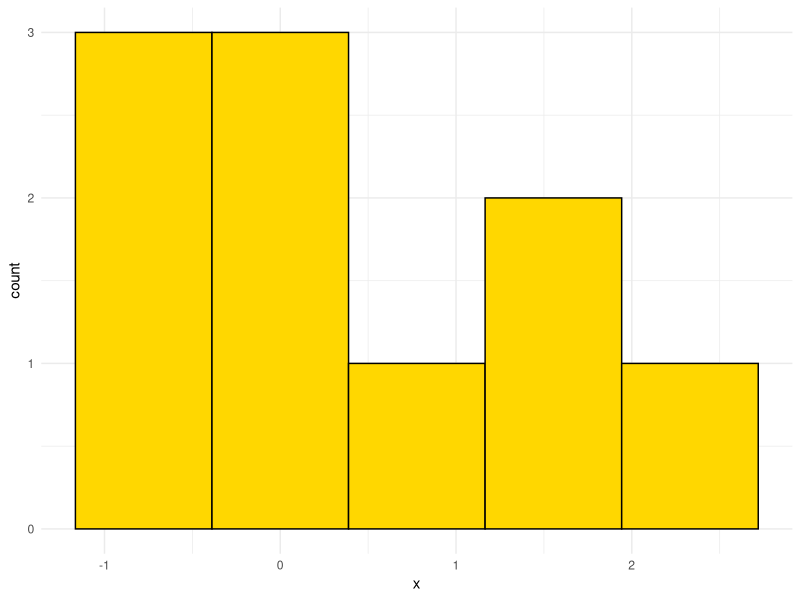
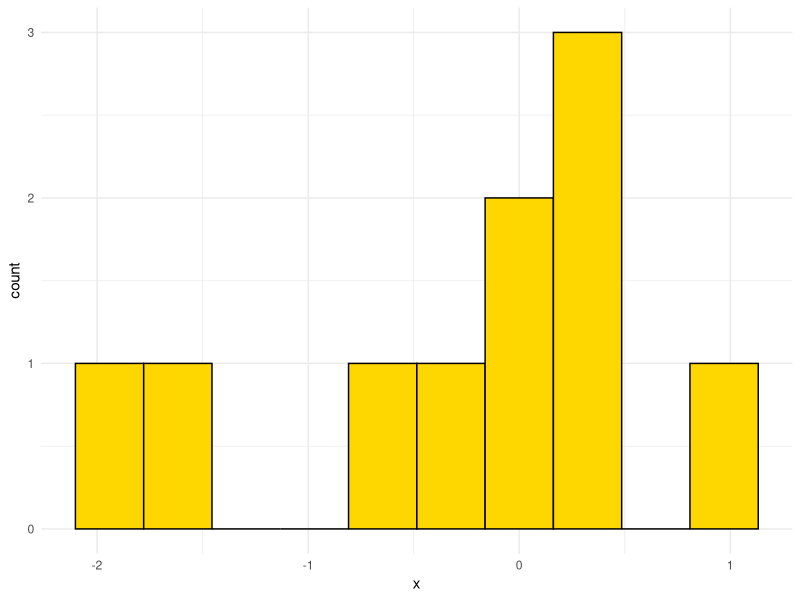
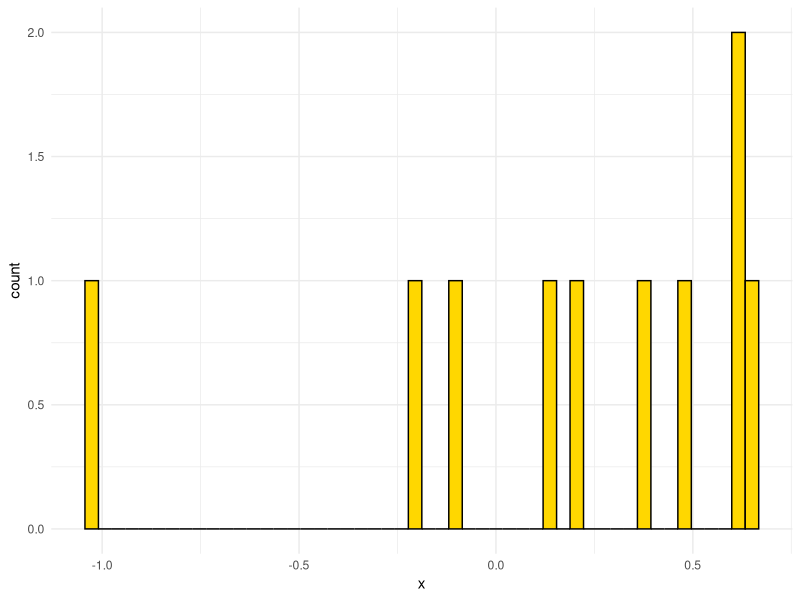
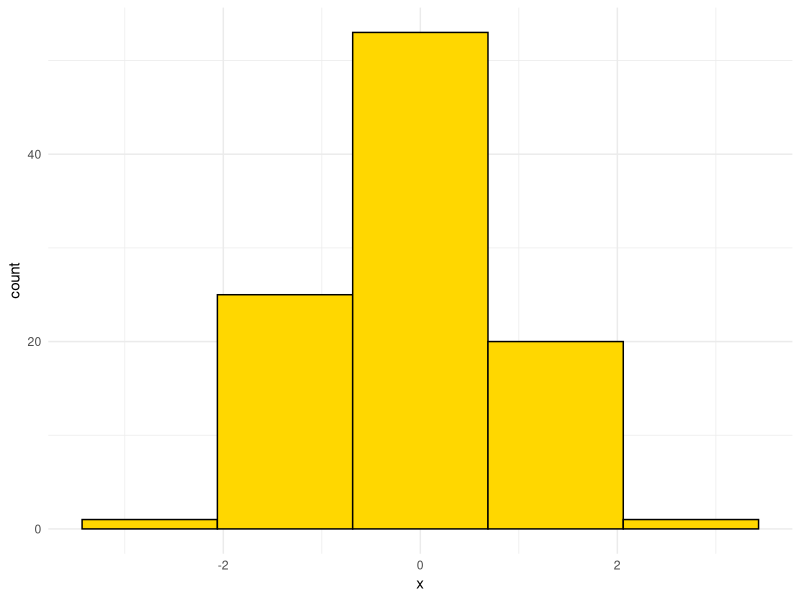
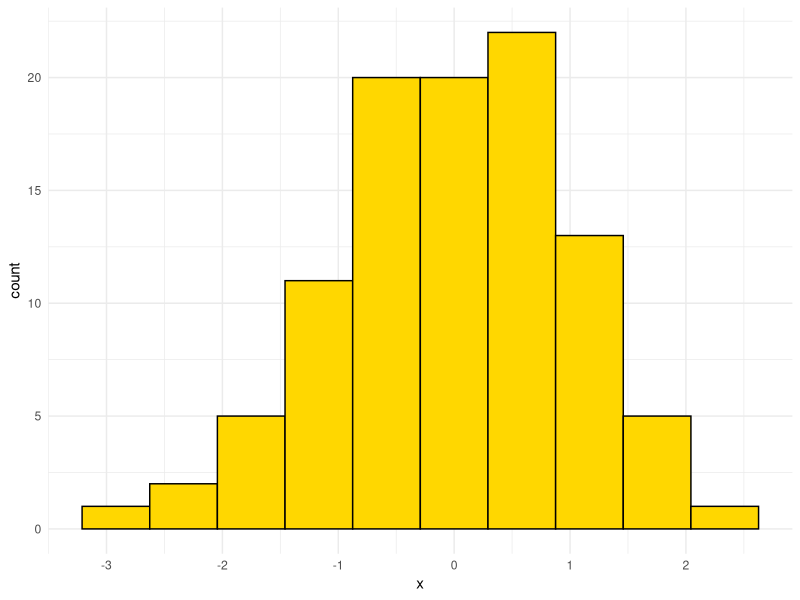
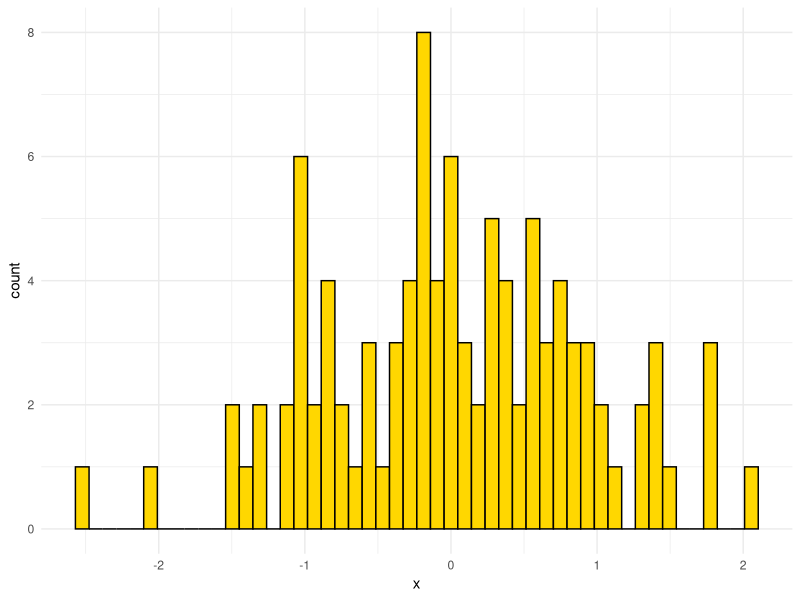
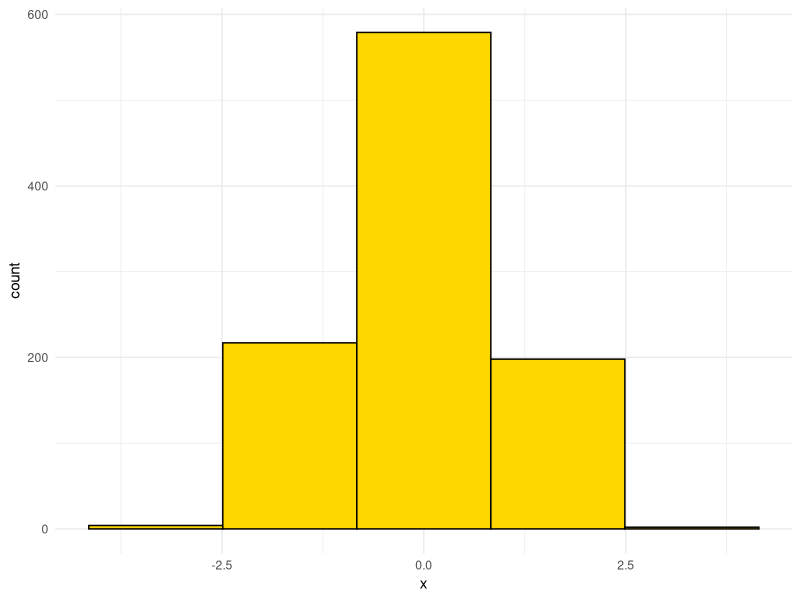
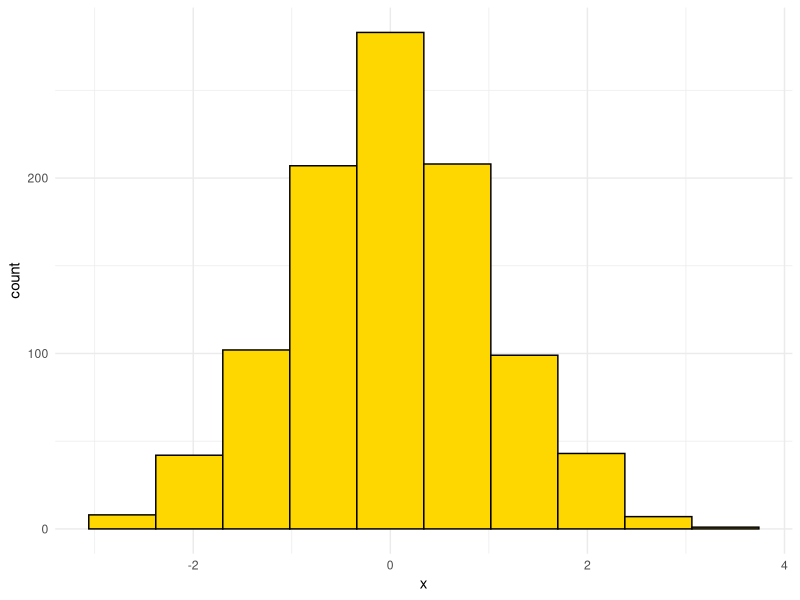

Write the R code that produced these figures, in order.
## ---- chunk 1
# DON'T TOUCH THIS
knitr::opts_chunk$set(echo = TRUE)
library(ggplot2)

## ---- chunk 2

## ---- chunk 3
hist_data <- data.frame(x = rnorm(n = 10))
ggplot(data = hist_data,
       mapping = aes(x = x)) +
    geom_histogram(bins = 5, fill = "gold", colour = "black") +
    theme_minimal()
## ---- chunk 4
hist_data <- data.frame(x = rnorm(n = 10))
ggplot(data = hist_data,
       mapping = aes(x = x)) +
    geom_histogram(bins = 10, fill = "gold", colour = "black") +
    theme_minimal()
## ---- chunk 5
hist_data <- data.frame(x = rnorm(n = 10))
ggplot(data = hist_data,
       mapping = aes(x = x)) +
    geom_histogram(bins = 50, fill = "gold", colour = "black") +
    theme_minimal()
## ---- chunk 6
hist_data <- data.frame(x = rnorm(n = 100))
ggplot(data = hist_data,
       mapping = aes(x = x)) +
    geom_histogram(bins = 5, fill = "gold", colour = "black") +
    theme_minimal()
## ---- chunk 7
hist_data <- data.frame(x = rnorm(n = 100))
ggplot(data = hist_data,
       mapping = aes(x = x)) +
    geom_histogram(bins = 10, fill = "gold", colour = "black") +
    theme_minimal()
## ---- chunk 8
hist_data <- data.frame(x = rnorm(n = 100))
ggplot(data = hist_data,
       mapping = aes(x = x)) +
    geom_histogram(bins = 50, fill = "gold", colour = "black") +
    theme_minimal()
## ---- chunk 9
hist_data <- data.frame(x = rnorm(n = 1000))
ggplot(data = hist_data,
       mapping = aes(x = x)) +
    geom_histogram(bins = 5, fill = "gold", colour = "black") +
    theme_minimal()
## ---- chunk 10
hist_data <- data.frame(x = rnorm(n = 1000))
ggplot(data = hist_data,
       mapping = aes(x = x)) +
    geom_histogram(bins = 10, fill = "gold", colour = "black") +
    theme_minimal()
## ---- chunk 11
hist_data <- data.frame(x = rnorm(n = 1000))
ggplot(data = hist_data,
       mapping = aes(x = x)) +
    geom_histogram(bins = 50, fill = "gold", colour = "black") +
    theme_minimal()
## ---- chunk 12
hist_data <- data.frame(x = rnorm(n = 10000))
ggplot(data = hist_data,
       mapping = aes(x = x)) +
    geom_histogram(bins = 5, fill = "gold", colour = "black") +
    theme_minimal()
## ---- chunk 13
hist_data <- data.frame(x = rnorm(n = 10000))
ggplot(data = hist_data,
       mapping = aes(x = x)) +
    geom_histogram(bins = 10, fill = "gold", colour = "black") +
    theme_minimal()
## ---- chunk 14
hist_data <- data.frame(x = rnorm(n = 10000))
ggplot(data = hist_data,
       mapping = aes(x = x)) +
    geom_histogram(bins = 50, fill = "gold", colour = "black") +
    theme_minimal()
## ---- chunk 15
hist_data <- data.frame(x = rnorm(n = 100000))
ggplot(data = hist_data,
       mapping = aes(x = x)) +
    geom_histogram(bins = 5, fill = "gold", colour = "black") +
    theme_minimal()
## ---- chunk 16
hist_data <- data.frame(x = rnorm(n = 100000))
ggplot(data = hist_data,
       mapping = aes(x = x)) +
    geom_histogram(bins = 10, fill = "gold", colour = "black") +
    theme_minimal()
## ---- chunk 17
hist_data <- data.frame(x = rnorm(n = 100000))
ggplot(data = hist_data,
       mapping = aes(x = x)) +
    geom_histogram(bins = 50, fill = "gold", colour = "black") +
    theme_minimal()
